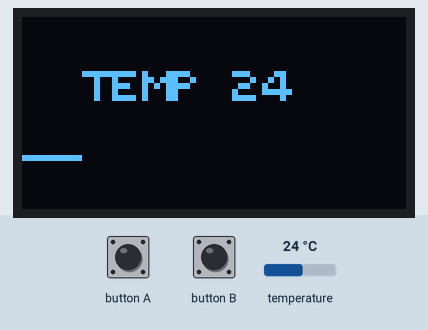
Bench run of a program on a simulated BBC micro:bit (MakeCode). On the bench: 128×64 one-colour display. Inputs (shaded band) come from the test bench; at power-on: temperature 24 °C.

Above: at 1.2 s.
1.3 s: button A pressed for 0.15 s
At 1.45 s:
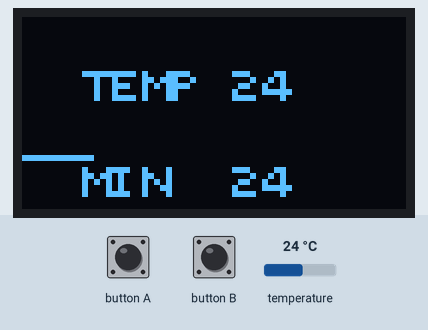
3.1 s: temperature set to 12 °C
At 4.3 s:
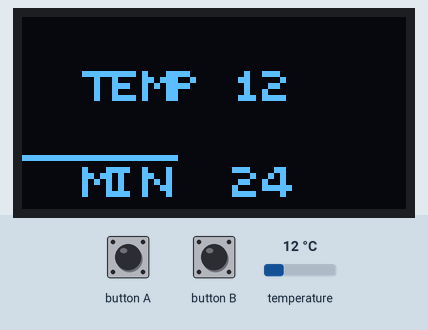
6.1 s: button B pressed for 0.15 s
At 6.5 s:
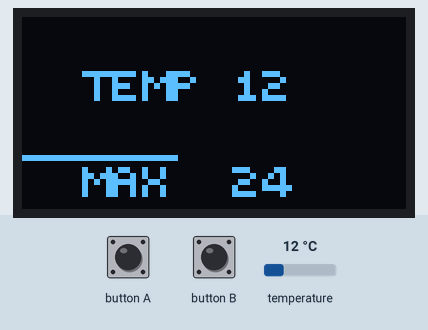
9.2 s: button B pressed for 1 s
At 9.9 s:
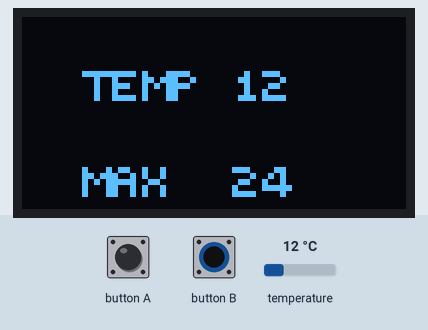
13.2 s: button A pressed for 3.2 s
At 14.1 s:
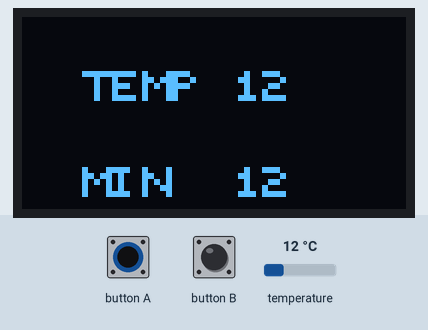
17.9 s: temperature set to 19 °C
At 18.23 s:
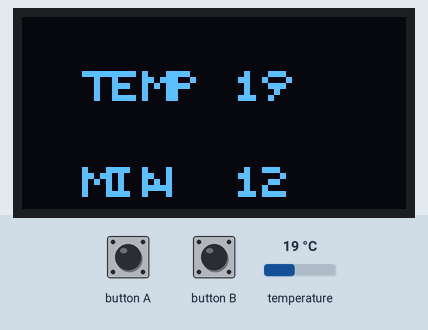
Timing chart, 0 to 20.4 s (numbered marks = the images above; inputs shaded):
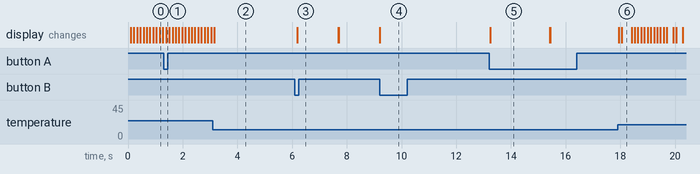

The program:

main.ts
```typescript
let tempNow = 0
OLED12864_I2C.init(60)
let index = 0
OLED12864_I2C.showString(
2,
1,
"TEMP",
1
)
let min = input.temperature()
let max = input.temperature()
basic.forever(function () {
    tempNow = input.temperature()
    if (tempNow > max) {
        max = tempNow
    } else if (tempNow < min) {
        min = tempNow
    }
    OLED12864_I2C.showNumber(
    7,
    1,
    tempNow,
    1
    )
    OLED12864_I2C.pixel(index, 32 - Math.map(tempNow, 15, 35, 0, 20), 1)
    OLED12864_I2C.draw()
    index += 1
    if (index == 64) {
        index = 0
        OLED12864_I2C.clear()
        OLED12864_I2C.showString(
        2,
        1,
        "TEMP",
        1
        )
    }
    if (input.buttonIsPressed(Button.A)) {
        OLED12864_I2C.showString(
        2,
        3,
        "MIN",
        1
        )
        OLED12864_I2C.showNumber(
        7,
        3,
        min,
        1
        )
    }
    if (input.buttonIsPressed(Button.B)) {
        OLED12864_I2C.showString(
        2,
        3,
        "MAX",
        1
        )
        OLED12864_I2C.showNumber(
        7,
        3,
        max,
        1
        )
    }
})
```

test.ts
```typescript
// testes vão aqui; isto não será compilado quando este pacote for usado como uma extensão.
```

Measured:
- after the input at 1.3 s, the display: changes after 0.09 s (image 1)
- after the input at 6.1 s, the display: changes after 0.08 s (image 3)
- after the input at 9.2 s, the display: changes at once (image 4)
- after the input at 13.2 s, the display: changes at once (image 5)
- after the input at 17.9 s, the display: first changes at once (image 6 shows a later state)
- what the display in image 5 shows lasts 2.2 s, from 13.2 s to 15.4 s
